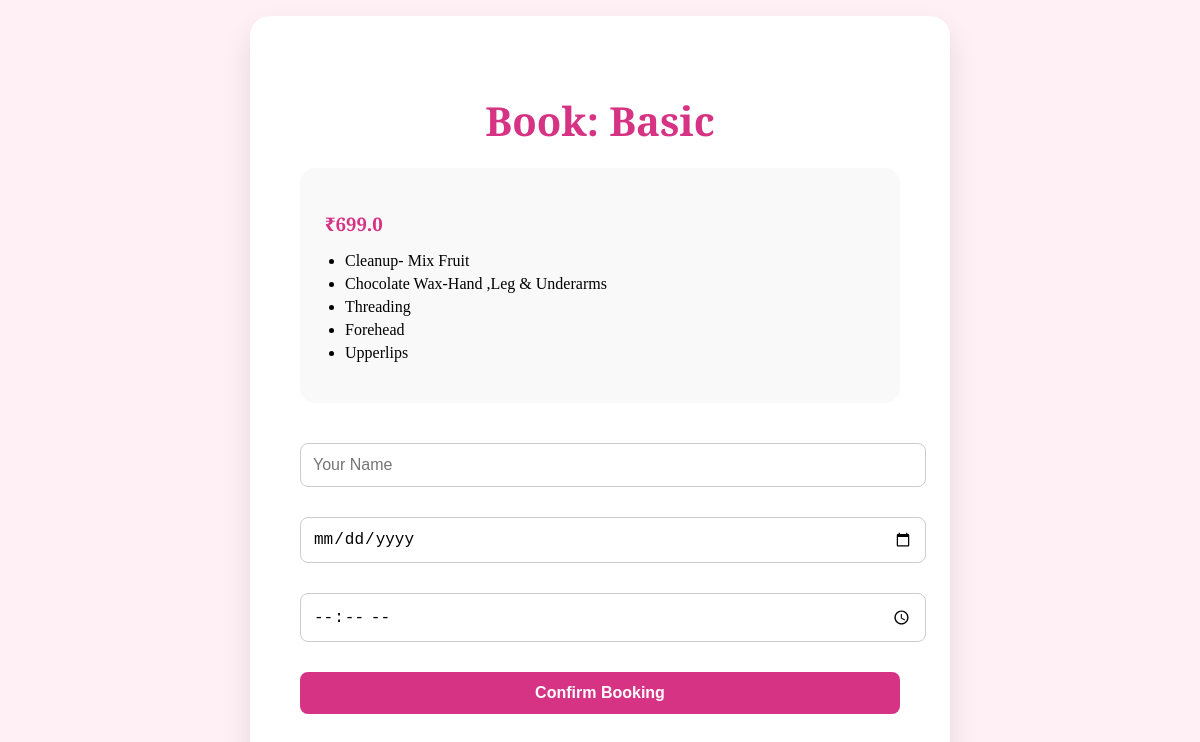
/book/2/, run on the app's committed database.
### customerApp/models.py (models this page shows, shortened)
class Package(models.Model):
    name=models.CharField(max_length=100)
    price=models.FloatField(max_length=20)
    item1=models.CharField(max_length=100)
    item2=models.CharField(max_length=100)
    item3=models.CharField(max_length=100)
    item4=models.CharField(max_length=100)
    item5=models.CharField(max_length=100)

### customerApp/views.py (the view, shortened to what this page needs)
# urls.py: path('book/<int:package_id>/', views.book_package, name='book'),
def book_package(request, package_id):
    package = get_object_or_404(Package, id=package_id)
    return render(request, 'book_package.html', {'package': package})

### template/book_package.html (shortened to what this page needs)
<!DOCTYPE html>
<html lang="en">
<head>
</head>
<body>
  <div class="booking-box">
    {% if package %}
      <h1>Book: {{ package.name }}</h1>
      <div class="card">
        <h3>₹{{ package.price }}</h3>
        <ul>
          <li>{{ package.item1 }}</li>
          <li>{{ package.item2 }}</li>
          <li>{{ package.item3 }}</li>
          <li>{{ package.item4 }}</li>
          <li>{{ package.item5 }}</li>
        </ul>
      </div>
      <form method="post">
        <input type="text" name="customer_name" placeholder="Your Name" required />
        <input type="date" name="date" required />
        <input type="time" name="time" required />
        <button type="submit">Confirm Booking</button>
      </form>
    {% else %}
      <p class="text-danger">No package was selected.</p>
    {% endif %}
  </div>
</body>
</html>

### template/book_package.html (style rules this page uses)
body { margin: 0; padding: 0; font-family: 'Playfair Display', serif; background-color: #fff0f5; display: flex; justify-content: center; align-items: center; height: 100vh; text-align: center; }
.booking-box { background: #fff; padding: 50px; border-radius: 20px; box-shadow: 0 15px 30px rgba(0,0,0,0.1); max-width: 600px; width: 100%; }
h1 { color: #d63384; font-size: 2.5rem; margin-bottom: 20px; }
form input, form button { width: 100%; padding: 12px; margin-top: 10px; margin-bottom: 20px; border-radius: 8px; border: 1px solid #ccc; font-size: 1rem; }
form button { background-color: #d63384; color: white; border: none; font-weight: bold; cursor: pointer; transition: background 0.3s; }
.card { background: #f9f9f9; padding: 25px; border-radius: 15px; margin-bottom: 30px; text-align: left; }
.card h3 { color: #d63384; margin-bottom: 10px; }
.card ul { padding-left: 20px; text-align: left; }
.card ul li { margin-bottom: 5px; list-style-type: disc; }

### data on the page
Package: name "Basic", price "699.0", item1 "Cleanup- Mix Fruit", item2 "Chocolate Wax-Hand ,Leg & Underarms", item3 "Threading", item4 "Forehead", item5 "Upperlips"
